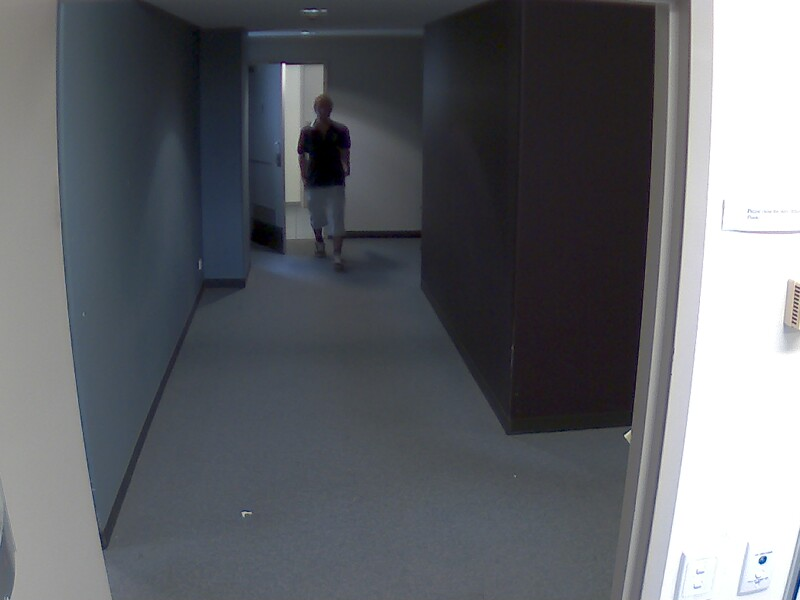
%> input picture Misc/playground_johannes/00000160.jpg, 800 x 600 px
$ octave --eval "result = generate_markers(rgb2gray(imread('../playground_johannes/00000160.jpg')));"   (GNU Octave 9; MATLAB toolbox functions it lacks are replaced by stand-ins)
%> lines starting %> are read from the running program, lines starting %| are printed output that depends on the picture; in (x1, y1, x2, y2) boxes, pixels count from 0 and x2, y2 are one past the last pixel; in counts of white or black regions, pixels touching at a corner belong together; the program's own positions count from 1
function [fgm, bgm] = generate_markers(I)

    %% Preprocessing
    % Opening-by-Reconstruction
    se = strel('disk',3);
    Ie = imerode(I,se);
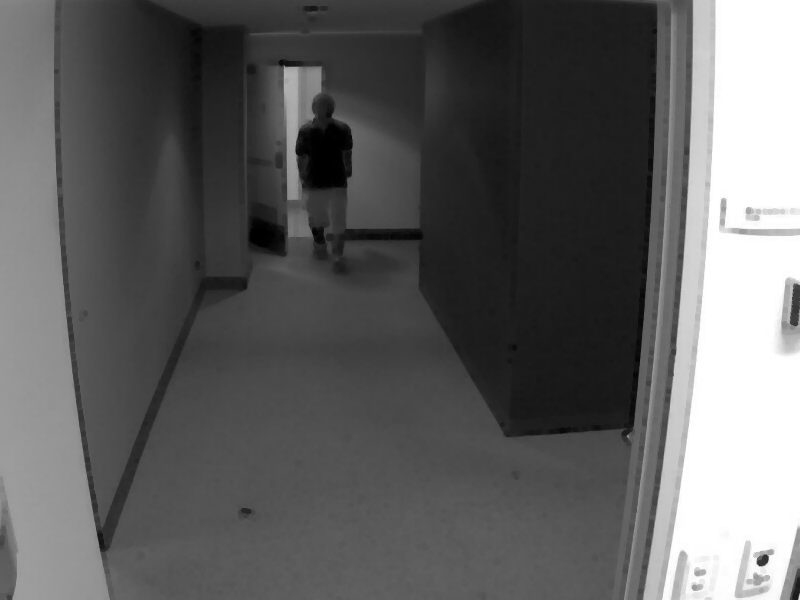
%> Ie: size 600x800 uint8; min 0, max 255, mean 95.7
    Iobr = imreconstruct(Ie,I);

    % Opening-Closing by Reconstruction
    Iobrd = imdilate(Iobr,se);
    Iobrcbr = imreconstruct(imcomplement(Iobrd),imcomplement(Iobr));
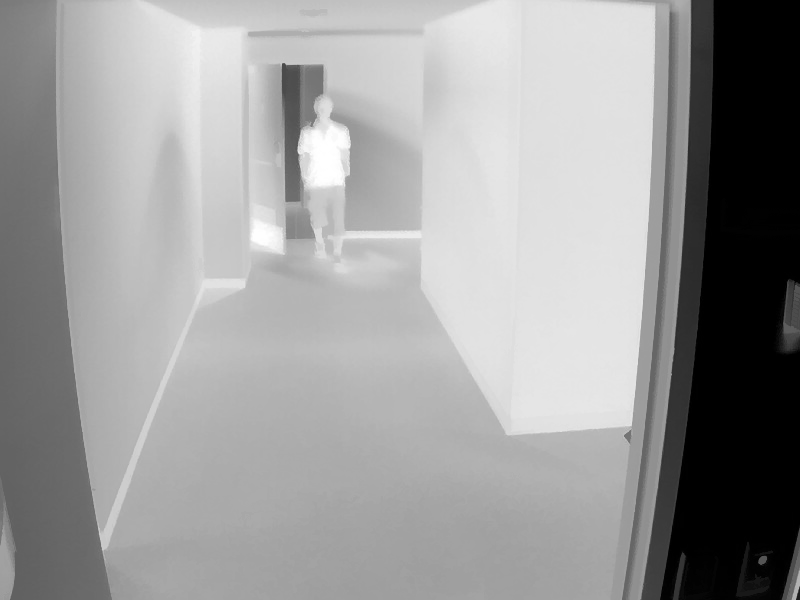
%> Iobrcbr: size 600x800 uint8; min 0, max 255, mean 155.1
    Iobrcbr = imcomplement(Iobrcbr);

    %% Generate foreground markers
    fgm1 = imregionalmax(Iobrcbr);
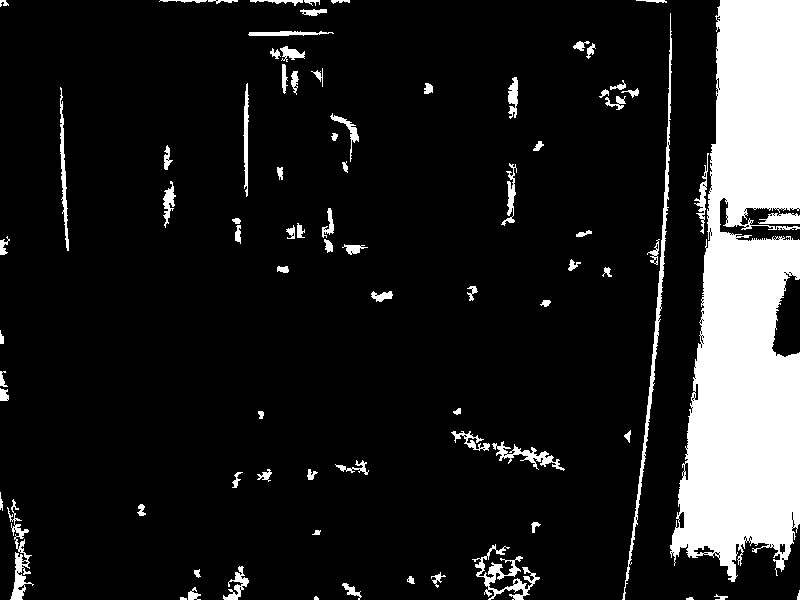
%> fgm1: size 600x800 logical; 13.2% white; 81 white regions (3 under 20 px), largest, box (x1, y1, x2, y2) and area: (670, 0, 800, 582) 50947, (622, 13, 672, 600) 1842, (472, 544, 540, 600) 1065

    % Shrink markers by a closing followed by an erosion
    %se2 = strel('disk', 1);
    %fgm2 = imclose(fgm1,se2);
    %fgm3 = imerode(fgm2,se2);
    fgm3 = fgm1;

    % Remove isolated pixels
    fgm = bwareaopen(fgm3, 3);

    %% Generate background markers
    bw = imbinarize(Iobrcbr, 'adaptive','ForegroundPolarity','bright','Sensitivity',0.8);
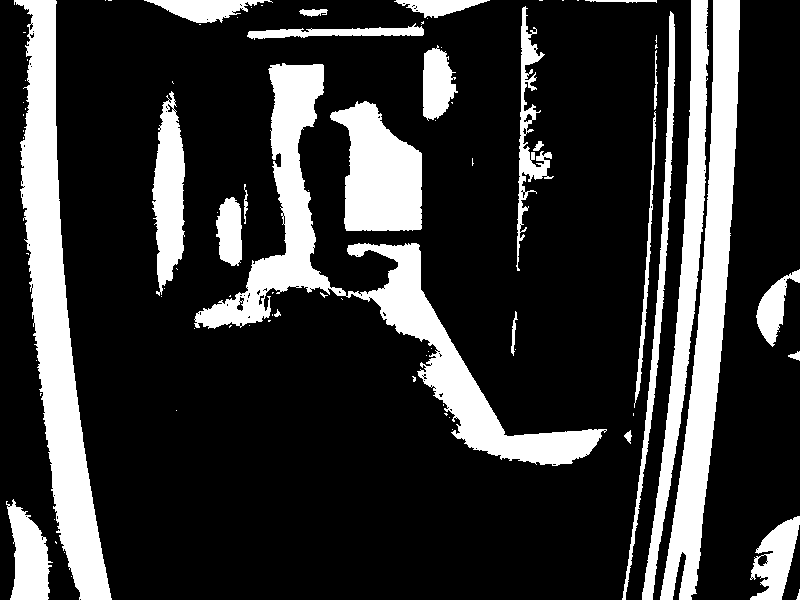
%> bw: size 600x800 logical; 21.3% white; 87 white regions (60 under 20 px), largest, box (x1, y1, x2, y2) and area: (194, 63, 607, 466) 22379, (14, 0, 112, 600) 20565, (660, 0, 740, 600) 16036

    % Computing the "skeleton by influence zones"
    D = bwdist(bw);
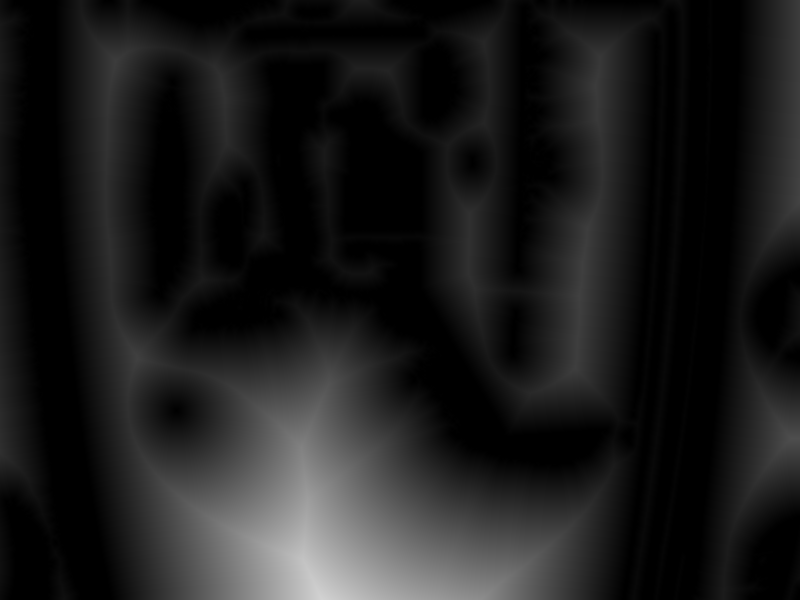
%> D: size 600x800 single; min 0, max 210.1, mean 28.3
    DL = watershed(D);
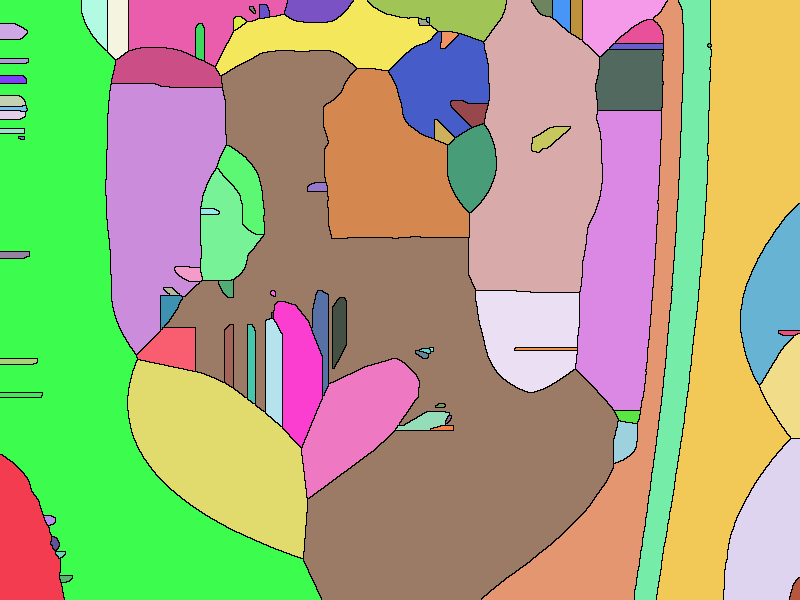
%> DL: size 600x800 uint8; 88 distinct labels, from 0 to 87; one colour per label, 0 black
    bgm = DL == 0;
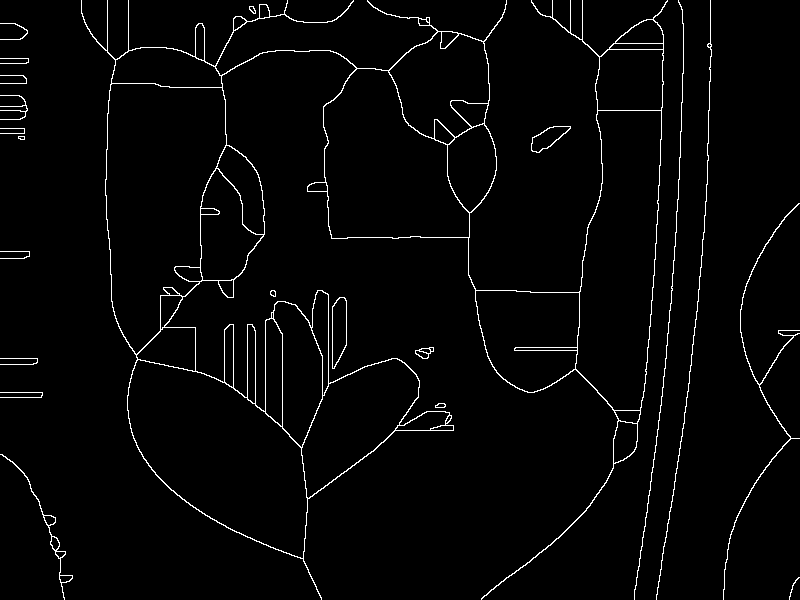
%> bgm: size 600x800 logical; 2.5% white in thin lines or dots
end
